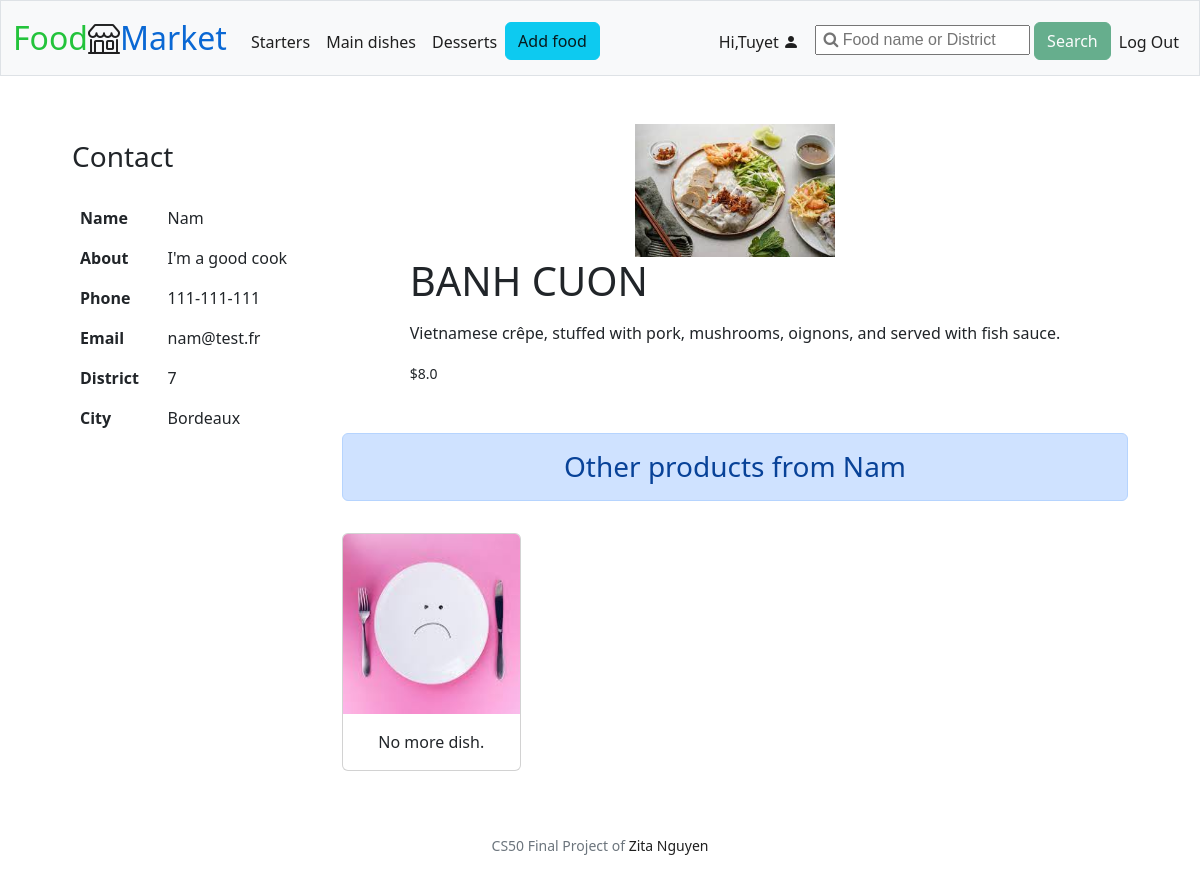
The page /product/31 (signed in) on the database its author committed.
### tables this page shows
CREATE TABLE users (
id INTEGER PRIMARY KEY AUTOINCREMENT,
username TEXT NOT NULL,
email TEXT NOT NULL UNIQUE,
hash TEXT NOT NULL,
role TEXT NOT NULL,
about TEXT);

CREATE TABLE contact (
id INTEGER PRIMARY KEY AUTOINCREMENT,
district TEXT NOT NULL,
city TEXT NOT NULL,
phone TEXT NOT NULL,
user_id INTEGER NOT NULL,
FOREIGN KEY (user_id) REFERENCES users (id)
);

CREATE TABLE food (
id INTEGER PRIMARY KEY AUTOINCREMENT, 
category TEXT NOT NULL,
name TEXT NOT NULL,
photo BLOB NOT NULL,
description TEXT NOT NULL,
price REAL NOT NULL,
date DATETIME NOT NULL,
user_id INTEGER NOT NULL,
FOREIGN KEY (user_id) REFERENCES users (id)
);

### app.py (the view)
@app.route("/product/<int:food_id>", methods=["GET"])
@login_required
def product(food_id):
    product = query_get_a_product(food_id)
    seller = query_get_seller(product[7])
    products_from_same_seller = query_get_seller_other_products(product[7], food_id)
    return render_template("product.html", seller=seller, this_product=product, products=products_from_same_seller)

### app.py (called while the page is built)
@app.after_request
def after_request(response):
    response.headers["Cache-Control"] = "no-cache, no-store, must-revalidate"
    response.headers["Expires"] = 0
    response.headers["Pragma"] = "no-cache"
    return response

### helpers.py (called while the page is built)
def login_required(f):
    @wraps(f)
    def decorated_function(*args, **kwargs):
        if session.get("user_id") is None:
            return redirect("/login")
        return f(*args, **kwargs)
    return decorated_function

### queries.py (called while the page is built)
def query_get_seller(id):
    conn = sqlite3.connect("market.db")
    c = conn.cursor()
    c.execute("SELECT users.*, contact.district, contact.city, contact.phone FROM users INNER JOIN contact ON users.id = contact.user_id WHERE users.id = ?", (id,))
    seller = c.fetchone()
    return seller

def query_get_seller_other_products(user_id, food_id):
    conn = sqlite3.connect("market.db")
    c = conn.cursor()
    c.execute("SELECT * FROM food WHERE user_id = ? AND id NOT IN (?)", (user_id, food_id))
    products = c.fetchall()
    return products

def query_get_a_product(id):
    conn = sqlite3.connect("market.db")
    c = conn.cursor()
    c.execute("SELECT * FROM food WHERE id = ?", (id,))
    product = c.fetchone()
    return product

### templates/product.html (shortened to what this page needs)
{% extends "layout.html" %}
{% block main %}
<div class="row mx-5">
  <div class="col-xs-1 col-lg-3">
    <h3 class="py-3">Contact</h3>
    <table class="table table-borderless">
        <tbody>
            <tr>
                <th scope="row">Name</th>
                <td>{{ seller[1].capitalize() }}</td>
            </tr>
            <tr>
                <th scope="row">About</th>
                <td>{{ seller[5] }}</td>
            </tr>
            <tr>
                <th scope="row">Phone</th>
                <td>{{ seller[8] }}</td>
            </tr>
            <tr>
                <th scope="row">Email</th>
                <td>{{ seller[2] }}</td>
            </tr>
            <tr>
                <th scope="row">District</th>
                <td>{{ seller[6] }}</td>
            </tr>
            <tr>
                <th scope="row">City</th>
                <td>{{ seller[7] }}</td>
            </tr>
        </tbody>
    </table>
  </div>
  <div class="col-xs-1 col-lg-9">
      <div class="d-flex flex-wrap mb-5 justify-content-evenly">
        <img src="{{url_for('static', filename='photos/' + this_product[3])}}" class="img-fluid" alt="{{ this_product[2] }}" style="max-height: 200px; max-width: 200px;">
        <div>
          <p class="display-6 text-uppercase">{{ this_product[2] }}</p>
          <p class="">{{ this_product[4] }}</p>
          <small class="">${{ this_product[5] }}</small>
        </div>
      </div>
      <div class="alert alert-primary text-center h3" role="alert">
          Other products from {{ seller[1].capitalize() }}
      </div>
      <div>
          <div class="py-3">
              <div class="row row-cols-1 row-cols-md-4 g-4 text-center">
                  {% if not products %}
                      <div class="col">
                          <div class="card h-100">
                          <img class="card-img-top" src="{{url_for('static', filename='photos/no_food.jpeg')}}" alt="No product">
                          <div class="card-body">
                              <p class="card-text">No more dish.</p>
                          </div>
                          </div>
                      </div>
                  {% endif %}
              </div>
          </div>
      </div>
  </div>
</div>
{% endblock %}

### static/styles.css (style rules this page uses)
.card-img-top { width: 100%; height: 15vw; object-fit: cover; }

### rows shown on the page
users: username "Nam", about "I'm a good cook", email "nam@test.fr"
contact: phone "111-111-111", district "7", city "Bordeaux"
food: photo (picture), name "BANH CUON", description "Vietnamese crêpe, stuffed with pork, mushrooms, oignons, and served with fish sauce.", price "8.0"

### other values the page prints
{{ session["user_name"].capitalize() }} "Tuyet"
